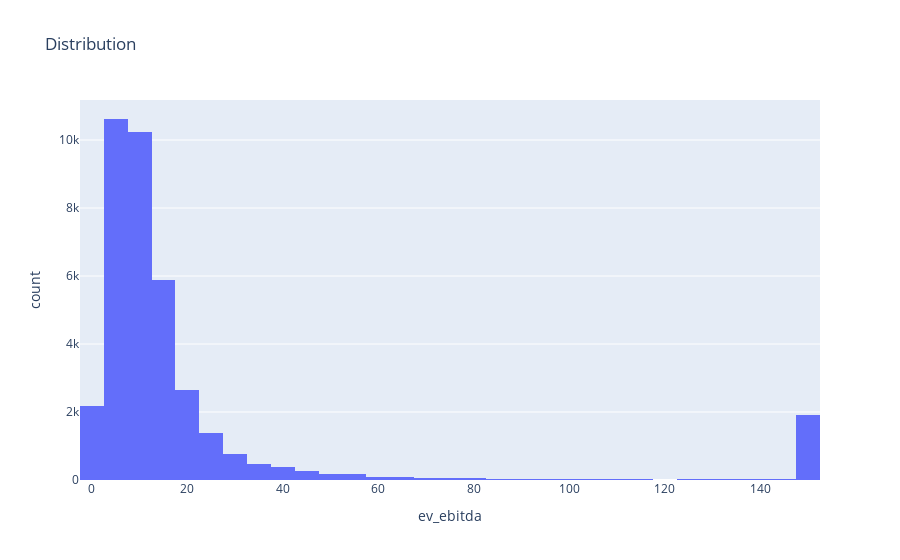

Notebook cell for this chart:
### Code cell
# Create histogram of vol_yoy distribution
fig = px.histogram(data, x="ev_ebitda", title="Distribution", nbins=50)
fig.show()

### Figure 1 — Plotly figure (JSON) as saved in the notebook; plotly's stock layout.template omitted (floating-point values rounded to 4 significant figures; data arrays with more than 128 entries replaced by an {"elided": "..."} marker saying what was removed)
{"data": [{"alignmentgroup": "True", "bingroup": "x", "hovertemplate": "ev_ebitda=%{x}<br>count=%{y}<extra></extra>", "legendgroup": "", "marker": {"color": "#636efa", "pattern": {"shape": ""}}, "name": "", "nbinsx": 50, "offsetgroup": "", "orientation": "v", "showlegend": false, "type": "histogram", "x": {"elided": "37806 float values"}, "xaxis": "x", "yaxis": "y"}], "layout": {"barmode": "relative", "legend": {"tracegroupgap": 0}, "title": {"text": "Distribution"}, "xaxis": {"anchor": "y", "domain": [0, 1], "title": {"text": "ev_ebitda"}}, "yaxis": {"anchor": "x", "domain": [0, 1], "title": {"text": "count"}}}}
